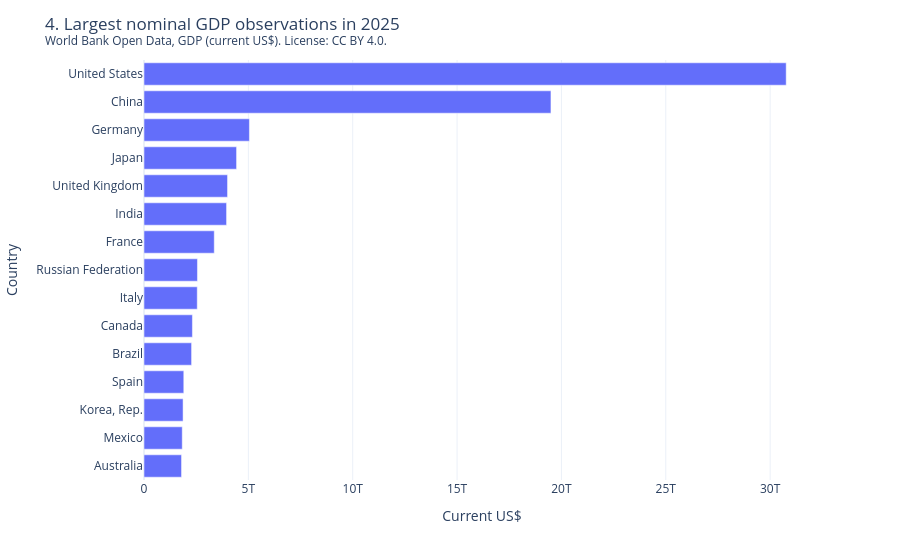

The notebook cell saved with this chart:
### Markdown cell above
Log scale keeps early China and India visible. A linear axis hides them behind the United States. China sits above Japan in 1960 in this file. That early reading is a World Bank current-dollar artifact. The first year China exceeds Japan after 1980 is 2010.

### Code cell
ranking = latest_gdp_ranking(bundle.gdp_annual, limit=15)
ranking_year = int(ranking["year"].iloc[0])
fig = px.bar(ranking, x="nominal_gdp_usd", y="country_name", orientation="h", labels={"nominal_gdp_usd": "Current US$", "country_name": "Country"})
disclose(fig, "gdp-latest-ranking", f"4. Largest nominal GDP observations in {ranking_year}", "gdp_annual").show()
print(
    f"Largest {ranking_year} current-dollar GDP: "
    + ", ".join(ranking.sort_values("nominal_gdp_usd", ascending=False)["country_name"].head(5))
    + "."
)

### Figure 1 — Plotly figure (JSON) as saved in the notebook; plotly's stock layout.template omitted (floating-point values rounded to 4 significant figures)
{"data": [{"hovertemplate": "Current US$=%{x}<br>Country=%{y}<extra></extra>", "legendgroup": "", "marker": {"color": "#636efa", "pattern": {"shape": ""}}, "name": "", "orientation": "h", "showlegend": false, "textposition": "auto", "type": "bar", "x": [1799000000000.0, 1833000000000.0, 1872000000000.0, 1906000000000.0, 2280000000000.0, 2320000000000.0, 2552000000000.0, 2561000000000.0, 3366000000000.0, 3956000000000.0, 4003000000000.0, 4435000000000.0, 5051000000000.0, 19500000000000.0, 30770000000000.0], "xaxis": "x", "y": ["Australia", "Mexico", "Korea, Rep.", "Spain", "Brazil", "Canada", "Italy", "Russian Federation", "France", "India", "United Kingdom", "Japan", "Germany", "China", "United States"], "yaxis": "y"}], "layout": {"autosize": true, "barmode": "relative", "legend": {"tracegroupgap": 0}, "margin": {"t": 60}, "meta": {"chart_id": "gdp-latest-ranking", "classification": "open", "profile_id": "public-demo", "provenance": "World Bank Open Data, GDP (current US$). License: CC BY 4.0.", "table": "gdp_annual"}, "title": {"text": "4. Largest nominal GDP observations in 2025<br><sup>World Bank Open Data, GDP (current US$). License: CC BY 4.0.</sup>"}, "xaxis": {"anchor": "y", "domain": [0.0, 1.0], "title": {"text": "Current US$"}}, "yaxis": {"anchor": "x", "domain": [0.0, 1.0], "title": {"text": "Country"}}}}
